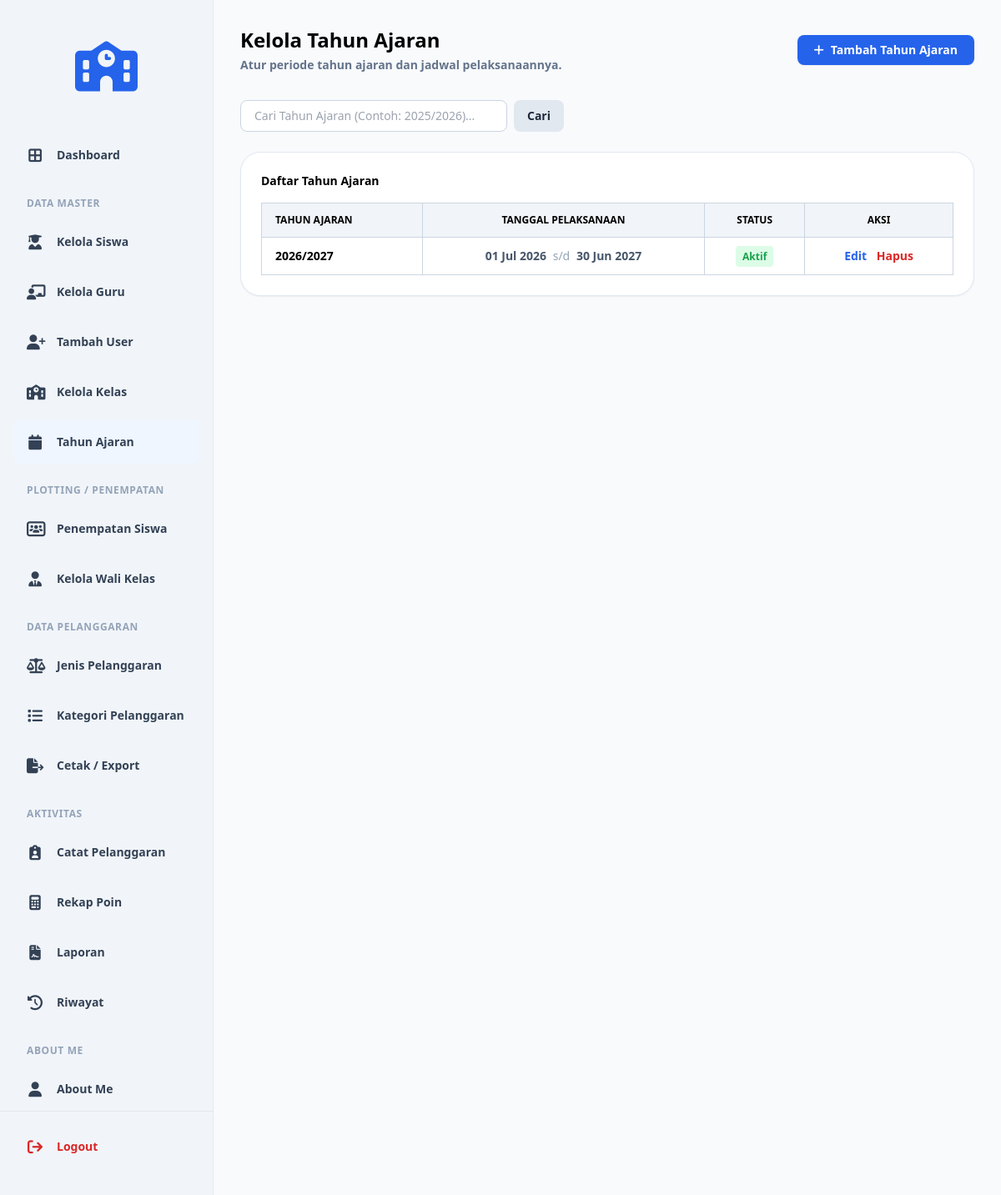
Page /kelola_tahun_ajaran.php (signed in) on the committed database.
### tables this page shows
CREATE TABLE `t_tahun_ajaran` (
  `id` int(11) NOT NULL,
  `nama` varchar(20) DEFAULT NULL,
  `tanggal_mulai` date NOT NULL,
  `tanggal_selesai` date NOT NULL,
  `status_aktif` tinyint(1) NOT NULL,
  `created_at` timestamp NOT NULL DEFAULT current_timestamp(),
  `updated_at` timestamp NOT NULL DEFAULT current_timestamp()
);

### kelola_tahun_ajaran.php (the view, shortened to what this page needs)
<?php
include 'config/koneksi.php';
$search = $_GET['search'] ?? '';
$where = "";
$result = @mysqli_query($koneksi, "SELECT * FROM t_tahun_ajaran $where ORDER BY id DESC");
?>
<!DOCTYPE html>
<html lang="id">
<head>
    <?php include 'layouts/head.php'; ?>
    <link rel="stylesheet" href="https://cdn.datatables.net/1.13.6/css/jquery.dataTables.min.css">
</head>
<body class="bg-slate-50 text-slate-800 font-sans min-h-screen flex">
    <?php include 'layouts/sidebar.php'; ?>
    <main class="flex-1 p-8 bg-slate-50 overflow-y-auto">
        <div class="flex flex-col md:flex-row justify-between items-start md:items-center mb-8 gap-4">
            <div>
                <h1 class="text-2xl font-bold text-black">Kelola Tahun Ajaran</h1>
                <p class="text-sm font-bold text-slate-500 mt-1">Atur periode tahun ajaran dan jadwal pelaksanaannya.</p>
            </div>
            <a href="tambah_tahun_ajaran.php" class="bg-blue-600 hover:bg-blue-700 text-white px-5 py-2 rounded-lg font-bold text-sm shadow-sm transition flex items-center gap-2">
                <i class="fa-solid fa-plus"></i> Tambah Tahun Ajaran
            </a>
        </div>
        <form method="GET" class="mb-6 flex gap-2">
            <input type="text" name="search" value="<?php echo htmlspecialchars($search); ?>" placeholder="Cari Tahun Ajaran (Contoh: 2025/2026)..." class="px-4 py-2 border border-slate-300 rounded-lg text-sm w-80 focus:outline-none focus:border-blue-600">
            <button type="submit" class="bg-slate-200 hover:bg-slate-300 text-slate-800 px-4 py-2 rounded-lg text-sm font-bold">Cari</button>
        </form>
        <div class="bg-white p-6 rounded-[1.5rem] shadow-sm border border-slate-200">
            <h3 class="text-sm font-bold text-black mb-4">Daftar Tahun Ajaran</h3>
            <div class="overflow-x-auto">
                <table id="tabelData" class="w-full border-collapse border border-slate-300">
                    <thead class="bg-slate-100">
                        <tr>
                            <th class="border border-slate-300 px-4 py-3 text-xs font-bold text-black uppercase text-left">TAHUN AJARAN</th>
                            <th class="border border-slate-300 px-4 py-3 text-xs font-bold text-black uppercase text-center">TANGGAL PELAKSANAAN</th>
                            <th class="border border-slate-300 px-4 py-3 text-xs font-bold text-black uppercase text-center">STATUS</th>
                            <th class="border border-slate-300 px-4 py-3 text-xs font-bold text-black uppercase text-center">AKSI</th>
                        </tr>
                    </thead>
                    <tbody>
                        <?php if ($result && mysqli_num_rows($result) > 0): ?>
                            <?php while ($data = mysqli_fetch_assoc($result)):
                                $tgl_mulai = !empty($data['tanggal_mulai']) && $data['tanggal_mulai'] !== '0000-00-00' ? date('d M Y', strtotime($data['tanggal_mulai'])) : '-';
                                $tgl_selesai = !empty($data['tanggal_selesai']) && $data['tanggal_selesai'] !== '0000-00-00' ? date('d M Y', strtotime($data['tanggal_selesai'])) : '-';
                            ?>
                                <tr class="hover:bg-slate-50">
                                    <td class="border border-slate-300 px-4 py-3 text-sm font-bold text-black"><?php echo htmlspecialchars($data['nama']); ?></td>
                                    <td class="border border-slate-300 px-4 py-3 text-sm text-center font-bold text-slate-600">
                                        <?php echo $tgl_mulai . ' <span class="text-slate-400 font-normal mx-1">s/d</span> ' . $tgl_selesai; ?>
                                    </td>
                                    <td class="border border-slate-300 px-4 py-3 text-sm text-center">
                                        <?php echo ($data['status_aktif'] == 1) ? '<span class="text-green-600 font-bold bg-green-100 px-2 py-1 rounded text-xs">Aktif</span>' : '<span class="text-slate-500 font-bold bg-slate-100 px-2 py-1 rounded text-xs">Non-Aktif</span>'; ?>
                                    </td>
                                    <td class="border border-slate-300 px-4 py-3 text-sm text-center">
                                        <a href="edit_tahun_ajaran.php?id=<?php echo $data['id']; ?>" class="text-blue-600 font-bold mr-2 hover:underline">Edit</a>
                                        <a href="kelola_tahun_ajaran.php?delete_id=<?php echo $data['id']; ?>" onclick="return confirm('Apakah Anda yakin ingin menghapus tahun ajaran ini?')" class="text-red-600 font-bold hover:underline">Hapus</a>
                                    </td>
                                </tr>
                            <?php endwhile; ?>
                        <?php else: ?>
                            <tr>
                                <td colspan="4" class="border border-slate-300 px-4 py-8 text-center text-slate-500 font-bold">Belum ada data tahun ajaran.</td>
                            </tr>
                        <?php endif; ?>
                    </tbody>
                </table>
            </div>
        </div>
    </main>
</body>
</html>

### rows in the picture
t_tahun_ajaran: nama "2026/2027", tanggal_mulai "01 Jul 2026", tanggal_selesai "30 Jun 2027", status_aktif "Aktif"
